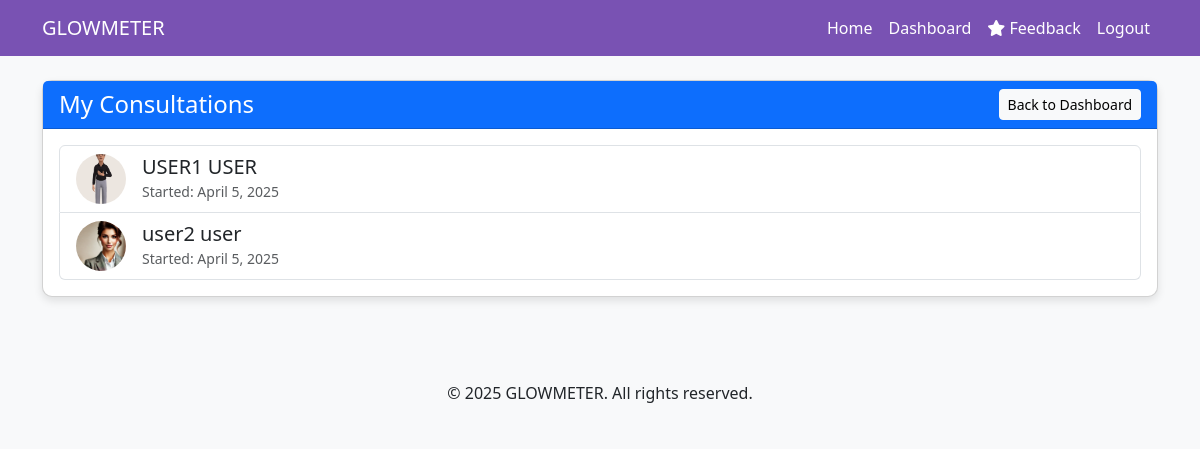
Page /my-consultations/ (signed in) on the committed database.
### glowmeter_app/models.py (models this page shows, shortened)
class Consultation(models.Model):
    user = models.ForeignKey(User, on_delete=models.CASCADE, related_name='user_consultations')
    doctor = models.ForeignKey(Doctor, on_delete=models.CASCADE, related_name='doctor_consultations')
    started_at = models.DateTimeField(auto_now_add=True)
    is_active = models.BooleanField(default=True)

class RegularUser(models.Model):
    user = models.OneToOneField(User, on_delete=models.CASCADE, related_name='user_profile')
    full_name = models.CharField(max_length=100)
    profile_picture = models.ImageField(upload_to='profiles/', null=True, blank=True)

### glowmeter_app/views.py (the view)
# urls.py: path('my-consultations/', views.my_consultations, name='my_consultations'),
@login_required
def my_consultations(request):
    user = request.user
    if user.is_doctor:
        consultations = Consultation.objects.filter(doctor=user.doctor_profile)
    else:
        consultations = Consultation.objects.filter(user=user)
    for consultation in consultations:
        consultation.unread_count = Message.objects.filter(
            consultation=consultation,
            is_read=False
        ).exclude(sender=user).count()
    context = {
        'consultations': consultations,
        'is_doctor': user.is_doctor
    }
    return render(request, 'my_consultations.html', context)

### templates/my_consultations.html (shortened to what this page needs)
{% extends 'base.html' %}
{% block content %}
<div class="container mt-4">
    <div class="row">
        <div class="col-md-12">
            <div class="card">
                <div class="card-header bg-primary text-white d-flex justify-content-between align-items-center">
                    <h4 class="mb-0">My Consultations</h4>
                    <a href="{% url 'dashboard' %}" class="btn btn-sm btn-light">Back to Dashboard</a>
                </div>
                <div class="card-body">
                    {% if consultations %}
                        <div class="list-group">
                            {% for consultation in consultations %}
                                <a href="{% url 'consultation' consultation_id=consultation.id %}" class="list-group-item list-group-item-action d-flex justify-content-between align-items-center">
                                    <div class="d-flex align-items-center">
                                        {% if is_doctor %}
                                            {% if consultation.user.user_profile.profile_picture %}
                                                <img src="{{ consultation.user.user_profile.profile_picture.url }}" alt="Profile" class="rounded-circle me-3" style="width: 50px; height: 50px; object-fit: cover;">
                                            {% else %}
                                                <img src="https://via.placeholder.com/50" alt="Profile" class="rounded-circle me-3">
                                            {% endif %}
                                            <div>
                                                <h5 class="mb-0">{{ consultation.user.user_profile.full_name }}</h5>
                                                <small class="text-muted">Started: {{ consultation.started_at|date:"F j, Y" }}</small>
                                            </div>
                                        {% endif %}
                                    </div>
                                </a>
                            {% endfor %}
                        </div>
                    {% endif %}
                </div>
            </div>
        </div>
    </div>
</div>
{% endblock %}

### templates/base.html (style rules this page uses)
body { font-family: 'Segoe UI', Tahoma, Geneva, Verdana, sans-serif; background-color: #f8f9fa; }
.card { border-radius: 10px; box-shadow: 0 4px 8px rgba(0,0,0,0.1); margin-bottom: 20px; }

### rows in the picture
Consultation: user.user_profile.profile_picture (picture), user.user_profile.full_name "USER1 USER", started_at "April 5, 2025"
Consultation: user.user_profile.profile_picture (picture), user.user_profile.full_name "user2 user", started_at "April 5, 2025"
